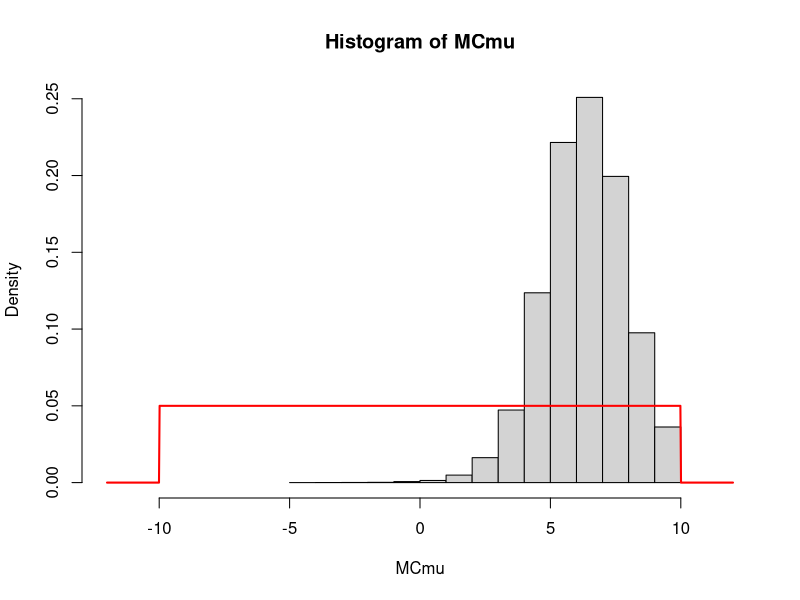
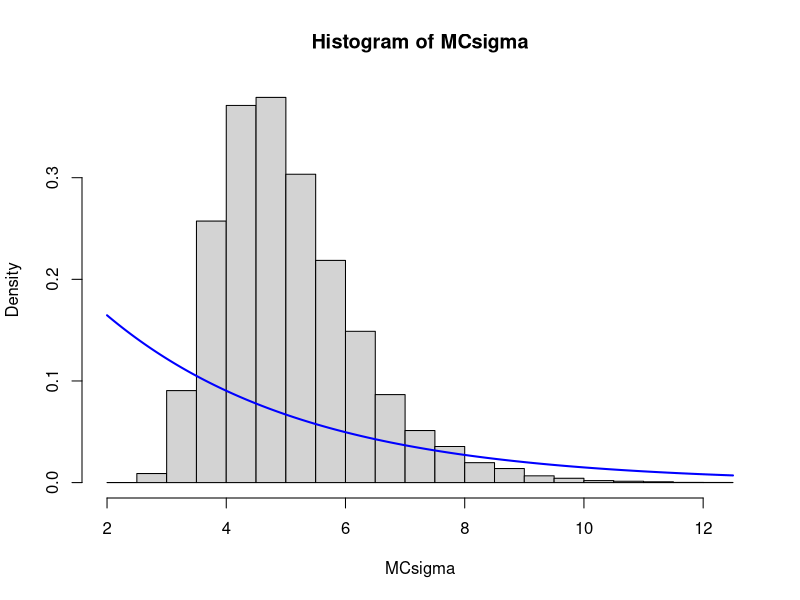

Reproduce these figures in R, in order.
## ---- chunk 1
prior <- function(mu, sigma) dunif(mu, -10, 10) * dexp(sigma, 0.3)
accept <- function(mu, sigma, propmu, propsigma, x) {
  priorratio <- prior(propmu, propsigma) / prior(mu, sigma)
  lhr <- dnorm(x, propmu, propsigma) / dnorm(x, mu, sigma)
  priorratio * prod(lhr)
}

x <- c(3.5, 13.7, 6.4, 0.7, 10.2, -2.3, 6.6, 5.1, 9.1, 10.7)

n <- 1e5

stepmu    <- 4
stepsigma <- 0.5
initialmu    <- 0
initialsigma <- 3

MCmu    <- rep(0, n)
MCsigma <- rep(0, 1)
MCmu[1]    <- initialmu
MCsigma[1] <- initialsigma

for (i in 1:(n - 1)) {
  propmu    <- MCmu[i]    + rnorm(1, 0, stepmu)
  propsigma <- MCsigma[i] + rnorm(1, 0, stepsigma)
  if (runif(1) < accept(MCmu[i], MCsigma[i], propmu, propsigma, x)) {
    MCmu[i + 1]    <- propmu
    MCsigma[i + 1] <- propsigma
  } else {
    MCmu[i + 1]    <- MCmu[i]
    MCsigma[i + 1] <- MCsigma[i]
  }
}
## ---- chunk 2
c(mean(MCmu), mean(MCsigma))
## ---- chunk 3
hist(MCmu, probability = TRUE, xlim = c(-12, 12), breaks = 20)
curve(dunif(x, -10, 10), add = TRUE, n = 1001, lwd = 2, col = "red")
hist(MCsigma, probability = TRUE, breaks = 30)
curve(dexp(x, 0.3), add = TRUE, n = 1001, lwd = 2, col = "blue")
## ---- chunk 4
cor(MCmu, MCsigma)
